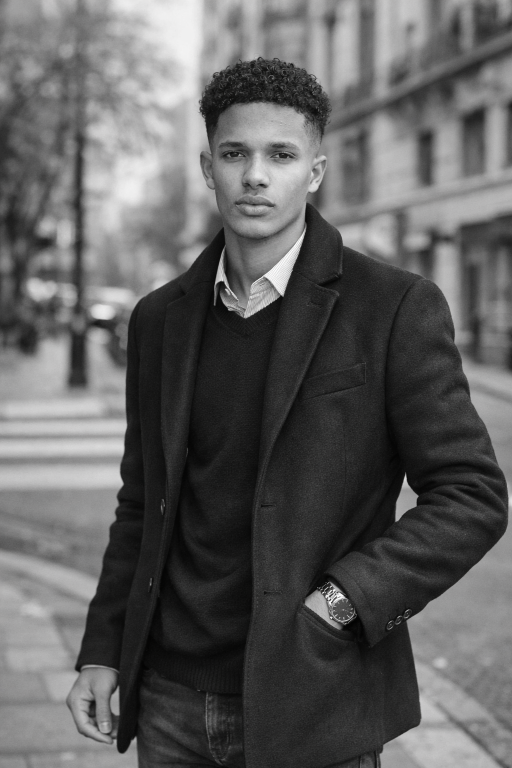
#> input picture dist/assets/advisors/artur.png, 1024 x 1536 px, found by its file name (shown at 1/2 size)
$ python manual_faceswap.py
#> lines starting #> are read from the running program, lines starting #| are printed output that depends on the picture
import cv2
import numpy as np
from PIL import Image

def detect_best_face(image_path):
    # Load image
    img = cv2.imread(image_path)
#> img is the input picture: shape (1536, 1024, 3); mean B, G, R 94.9, 94.9, 95
    gray = cv2.cvtColor(img, cv2.COLOR_BGR2GRAY)

    # Load Haar cascade
    face_cascade = cv2.CascadeClassifier(cv2.data.haarcascades + 'haarcascade_frontalface_default.xml')

    # Detect faces
    faces = face_cascade.detectMultiScale(gray, 1.1, 4)
#> faces = [[382, 206, 266, 266]]
    if len(faces) == 0:
        print(f"No face detected in {image_path}")
        return None

    # Pick the largest face (probably Arthur)
    faces = sorted(faces, key=lambda f: f[2]*f[3], reverse=True)
    return faces[0]

def swap_face():
    bg_path = "/Users/raphaelsiva/.gemini/antigravity/scratch/atlas-immobilier/public/advisors_team_photo.png"
    arthur_path = "/Users/raphaelsiva/.gemini/antigravity/scratch/atlas-immobilier/public/assets/advisors/artur.png"

    # 1. Detect Arthur's face
    arthur_box = detect_best_face(arthur_path)
#> arthur_box = [382, 206, 266, 266]
    if arthur_box is None:
        return

    x, y, w, h = arthur_box
#> x = 382; y = 206; w = 266; h = 266

    # Expand the bounding box a bit to get hair and neck
    margin_w = int(w * 0.3)
#> margin_w = 79
    margin_h = int(h * 0.4)
#> margin_h = 106
    y_start = max(0, y - margin_h)
#> y_start = 100
    y_end = y + h + int(margin_h*1.2)
#> y_end = 599
    x_start = max(0, x - margin_w)
#> x_start = 303
    x_end = x + w + margin_w
#> x_end = 727

    # 2. Extract Arthur's head
    arthur_img = Image.open(arthur_path).convert("RGBA")
    arthur_head = arthur_img.crop((x_start, y_start, x_end, y_end))
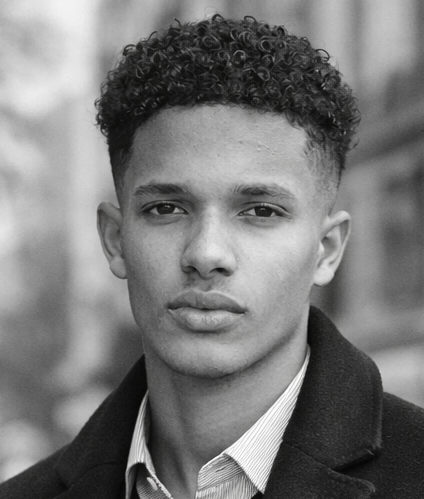
#> arthur_head: PIL image 424x499 RGBA; mean R, G, B, A 121.6, 121.4, 121.3, 255

    # 3. Detect the central person in the team photo
    bg_img = cv2.imread(bg_path)
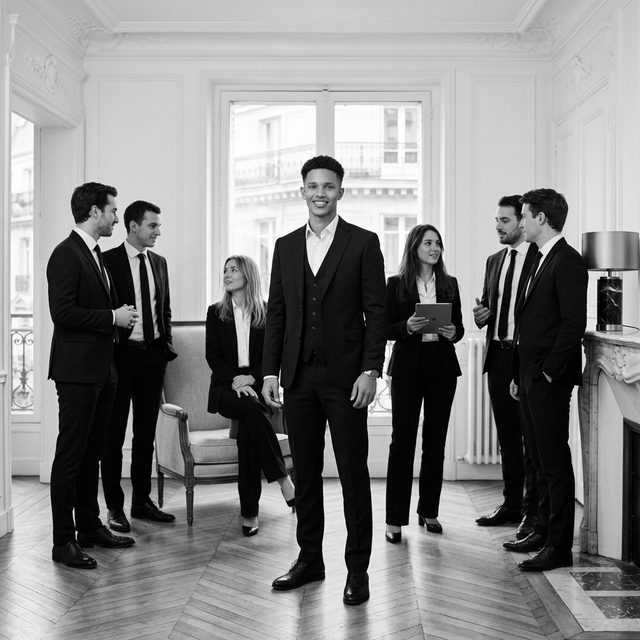
#> input picture public/advisors_team_photo.png, 640 x 640 px, found by its file name
#> bg_img is the input picture: shape (640, 640, 3); mean B, G, R 135.5, 135.5, 135.5
    gray_bg = cv2.cvtColor(bg_img, cv2.COLOR_BGR2GRAY)
    face_cascade = cv2.CascadeClassifier(cv2.data.haarcascades + 'haarcascade_frontalface_default.xml')
    bg_faces = face_cascade.detectMultiScale(gray_bg, 1.1, 4)
#> bg_faces = [[418, 232, 30, 30], [297, 168, 47, 47], [30, 148, 164, 164]]

    if len(bg_faces) == 0:
        print("No faces detected in the team photo")
        return

    # Find the face closest to the center
    h_bg, w_bg = bg_img.shape[:2]
#> h_bg = 640; w_bg = 640
    center_x, center_y = w_bg // 2, h_bg // 2
#> center_x = 320; center_y = 320

    closest_face = None
    min_dist = float('inf')

    for (fx, fy, fw, fh) in bg_faces:
        fcx = fx + fw // 2
        fcy = fy + fh // 2
        dist = (fcx - center_x)**2 + (fcy - center_y)**2
        if dist < min_dist:
            min_dist = dist
            closest_face = (fx, fy, fw, fh)
#> this loop made 3 passes
#> (fx, fy, fw, fh, fcx, fcy, dist, min_dist) on passes 1 to 2: (418, 232, 30, 30, 433, 247, 18098, 18098), (297, 168, 47, 47, 320, 191, 16641, 16641)
#> (fx, fy, fw, fh, fcx, fcy, dist) on pass 3: (30, 148, 164, 164, 112, 230, 51364)
#> after the loop, min_dist = 16641

    if not closest_face:
        return

    tx, ty, tw, th = closest_face
#> tx = 297; ty = 168; tw = 47; th = 47

    # Calculate scale factor to match widths
    scale = (tw + tw*0.6) / arthur_head.width
#> scale = 0.177
    new_size = (int(arthur_head.width * scale), int(arthur_head.height * scale))
#> new_size = (75, 88)
    arthur_head_resized = arthur_head.resize(new_size, Image.Resampling.LANCZOS)
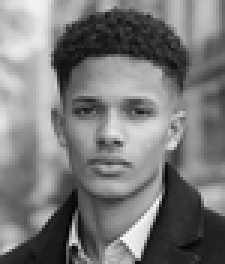
#> arthur_head_resized: PIL image 75x88 RGBA (shown 3 times larger); mean R, G, B, A 121.6, 121.4, 121.3, 255

    # Create soft mask for blending
    mask = Image.new('L', new_size, 0)
#> mask: PIL image 75x88 L; every value is 0
    import math
    for i in range(new_size[0]):
        for j in range(new_size[1]):
            # Elliptical distance from center
            nx = (i - new_size[0]/2) / (new_size[0]/2)
            ny = (j - new_size[1]/2) / (new_size[1]/2)
            d = math.sqrt(nx*nx + ny*ny)

            # Fade out at edges
            if d < 0.6:
                mask.putpixel((i, j), 255)
            elif d < 1.0:
                val = int(255 * (1 - (d - 0.6) / 0.4))
                mask.putpixel((i, j), val)
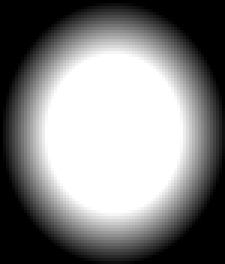
#> mask: PIL image 75x88 L (shown 3 times larger); min 0, max 255, mean 130.6

    # Composite
    bg_pil = Image.open(bg_path).convert("RGBA")

    # Calculate paste position (align centers)
    paste_x = tx + tw//2 - new_size[0]//2
#> paste_x = 283
    paste_y = ty + th//2 - new_size[1]//2 - int(th*0.1) # little bit higher to account for neck
#> paste_y = 143

    bg_pil.paste(arthur_head_resized, (paste_x, paste_y), mask)

    # Save
    bg_pil.convert("RGB").save(bg_path)
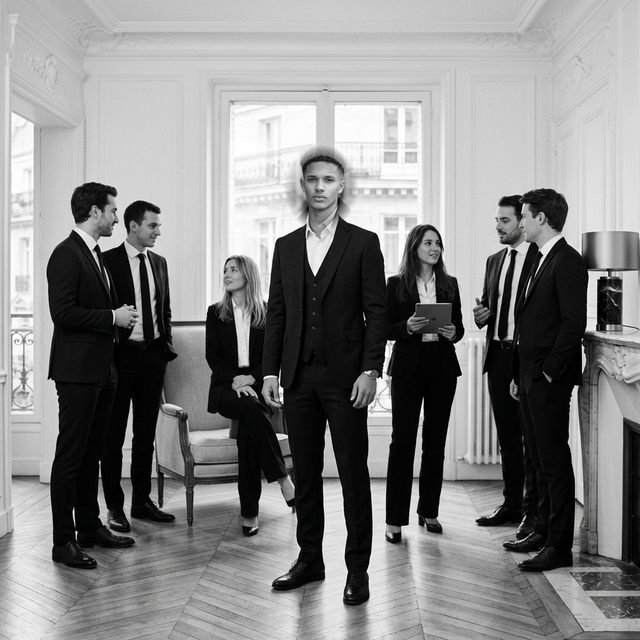
#> saved as advisors_team_photo.png: PIL image 640x640 RGB; mean R, G, B 135.3, 135.3, 135.3
    print("Done compositing Arthur's face.")

if __name__ == "__main__":
    swap_face()
